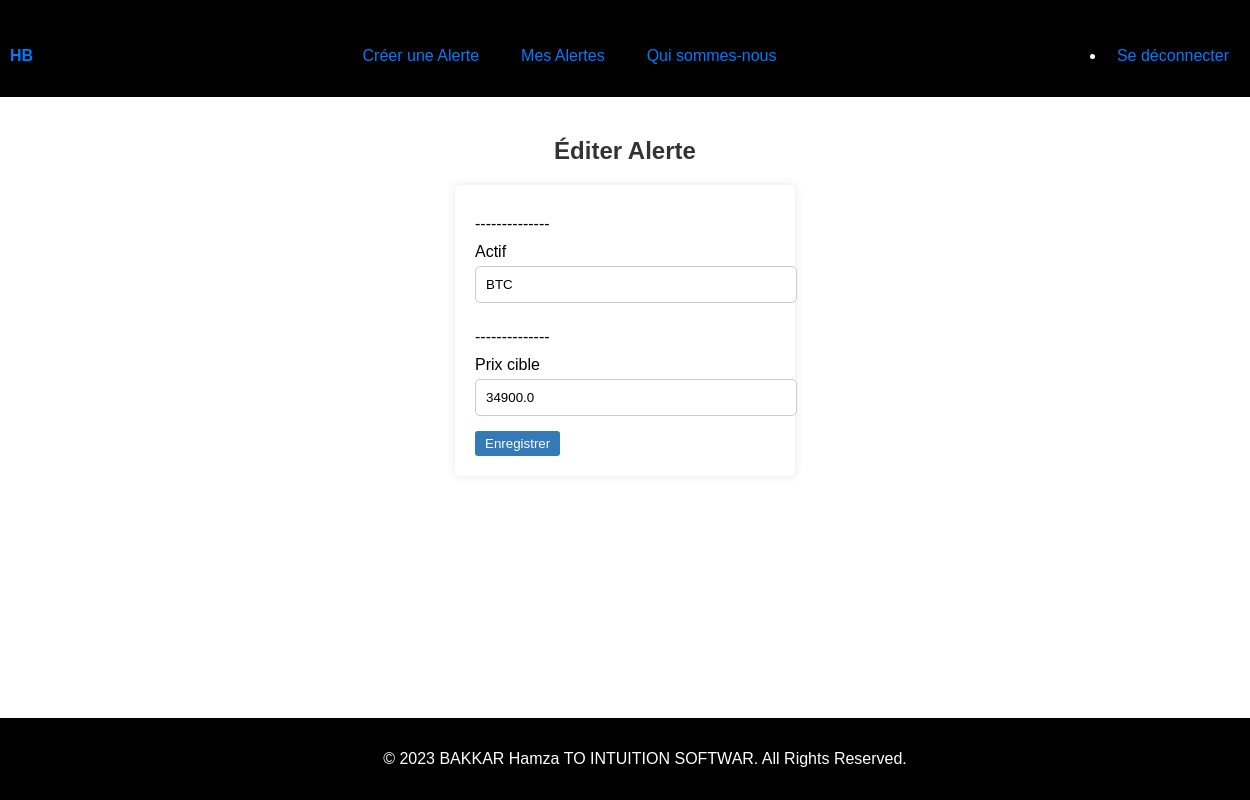
/edit_alert/1 (signed in), run on an earlier commit of the app's database.
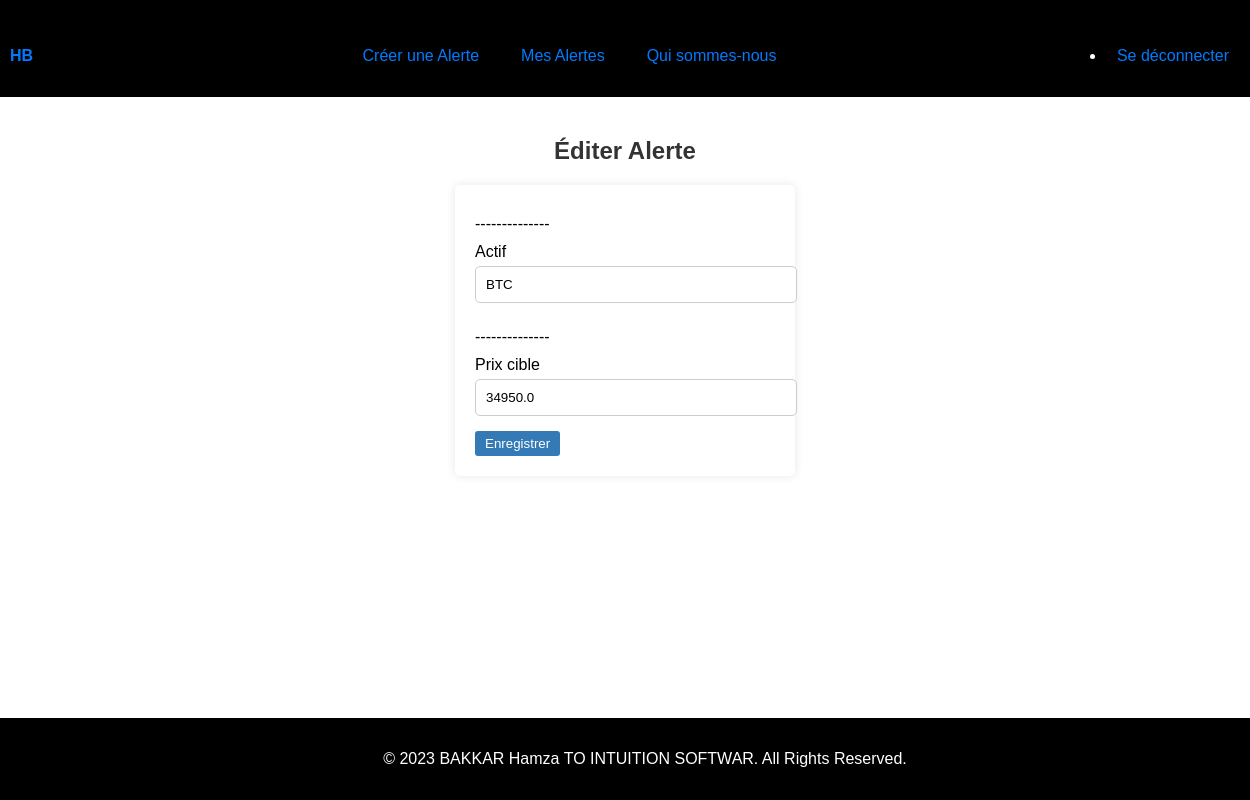
And on a later commit of the database.
### app.py (models this page shows, shortened)
class Alert(db.Model):
    __tablename__ = 'alerts'
    id = db.Column(db.Integer, primary_key=True)
    user_id = db.Column(db.Integer, db.ForeignKey('user.id'), nullable=False)
    asset = db.Column(db.String(10), nullable=False)
    current_price = db.Column(db.Float)
    target_price = db.Column(db.Float, nullable=False)
    is_open = db.Column(db.Boolean, default=True)
    open_date = db.Column(db.DateTime, default=datetime.utcnow)  # Date d'ouverture

### app.py (the view)
@app.route('/edit_alert/<int:alert_id>', methods=['GET', 'POST'])
@login_required
def edit_alert(alert_id):
    alert = Alert.query.get(alert_id)
    if not alert:
        return redirect(url_for('mes_alertes'))
    form = EditAlertForm()
    if form.validate_on_submit():
        alert.asset = form.asset.data
        alert.target_price = form.target_price.data
        db.session.commit()
        return redirect(url_for('mes_alertes'))
    form.asset.data = alert.asset
    form.target_price.data = alert.target_price
    return render_template('edit_alert.html', form=form, alert=alert)

### app.py
class EditAlertForm(FlaskForm):
    asset = StringField('Actif', validators=[InputRequired()])
    target_price = FloatField('Prix cible', validators=[InputRequired()])

### app.py (called while the page is built)
@login_manager.user_loader
def load_user(user_id):
    user = User.query.get(int(user_id))  # Utilisez User.query au lieu de session.get
    return user

### templates/edit_alert.html (shortened to what this page needs)
<!DOCTYPE html>
<html>
<head>
    <link rel="stylesheet" type="text/css" href="{{ url_for('static', filename='/css/styles.css') }}">
</head>
<body>
    {% include "navbar.html" %}
    <main>
        <h1 class="edit-alert-title">Éditer Alerte</h1>
        <form method="POST">
            <div class="form-group">
                <label for="asset">--------------</label>
                {{ form.asset.label }}
                {{ form.asset(class="form-control") }}
            </div>
            <div class="form-group">
                <label for="target_price">--------------</label>
                {{ form.target_price.label }}
                {{ form.target_price(class="form-control") }}
            </div>
            <button type="submit" class="btn btn-primary">Enregistrer</button>
        </form>
    </main>
    {% include "footer.html" %}
</body>
</html>

### templates/navbar.html
<!DOCTYPE html>
<html>
<head>
    <link rel="stylesheet" type="text/css" href="{{ url_for('static', filename='/css/styles.css') }}">
</head>
<body>
    <nav class="navbar">
        <a href="{{ url_for('accueil') }}" class="navbar-logo">HB</a>
        <ul class="navbar-links">
            <li><a href="{{ url_for('set_alert_page') }}">Créer une Alerte</a></li>
            <li><a href="{{ url_for('mes_alertes') }}">Mes Alertes</a></li>
            <li><a href="{{ url_for('about') }}">Qui sommes-nous</a></li>
        </ul>
        <ul class="navbar-links-bis">
            {% if current_user.is_authenticated %}
                <li><a href="{{ url_for('logout') }}">Se déconnecter</a></li>
            {% else %}
                <li><a href="{{ url_for('login') }}">Se connecté</a></li>
            {% endif %}
        </ul>
    </nav>
</body>
</html>

### templates/footer.html
<!DOCTYPE html>
<html>
<head>
    <link rel="stylesheet" type="text/css" href="{{ url_for('static', filename='/css/styles.css') }}">
</head>
<body>
    <footer class="footer">
        <div class="footer-content">
            <p>© 2023 BAKKAR Hamza TO INTUITION SOFTWAR. All Rights Reserved.</p>
        </div>
    </footer>
</body>
</html>

### static/css/styles.css (style rules this page uses)
body { margin: 0; padding: 0; font-family: Arial, sans-serif; background-color: rgb(255, 255, 255); color: rgb(0, 0, 0); display: flex; flex-direction: column; min-height: 100vh; margin: 0; padding: 0; }
main { flex: 1; overflow-y: auto; padding: 20px; }
.navbar { display: flex; justify-content: space-between; color: rgb(255, 255, 255); align-items: center; background-color: rgb(0, 0, 0); padding: 10px; }
.navbar-links { list-style: none; display: flex; gap: 20px; }
.navbar-links li { border: 1px solid #000; padding: 5px 10px; border-radius: 5px; }
.navbar-links-bis li { border: 1px solid #000; padding: 5px 10px; border-radius: 5px; }
.navbar-logo { font-weight: bold; }
.footer { background-color: rgb(0, 0, 0); color: white; text-align: center; padding: 20px; width: 100%; }
h1 { font-size: 24px; text-align: center; margin: 20px 0; }
form { max-width: 300px; margin: 0 auto; padding: 20px; background-color: #fff; border-radius: 5px; box-shadow: 0 0 10px rgba(0, 0, 0, 0.1); }
form input { width: 100%; padding: 10px; margin-bottom: 15px; border: 1px solid #ccc; border-radius: 5px; }
a { display: block; text-align: center; margin-top: 15px; color: #007BFF; text-decoration: none; }
h1 { font-size: 24px; margin: 20px 0; }
form { max-width: 300px; padding: 20px; background-color: #fff; border-radius: 5px; box-shadow: 0 0 10px rgba(0, 0, 0, 0.1); }
a { display: block; color: #007BFF; text-decoration: none; }
h1 { color: #333; }
form { max-width: 300px; margin: 0 auto; background: #fff; padding: 20px; border-radius: 5px; box-shadow: 0 0 10px rgba(0, 0, 0, 0.1); }
label { display: block; margin-top: 10px; }
select, input { width: 100%; padding: 10px; margin-top: 5px; margin-bottom: 15px; border: 1px solid #ccc; border-radius: 5px; }
.btn { display: inline-block; padding: 5px 10px; background-color: #337ab7; color: #fff; text-decoration: none; border: none; border-radius: 3px; cursor: pointer; }
.btn-primary { background-color: #337ab7; }
h1 { font-size: 24px; }
p { font-size: 16px; line-height: 1.4; margin: 10px 0; }
a { text-decoration: none; color: #007BFF; }

What changed in the data, as far as the page shows it:
changed Alert "BTC": target_price "34900.0" → "34950.0"
